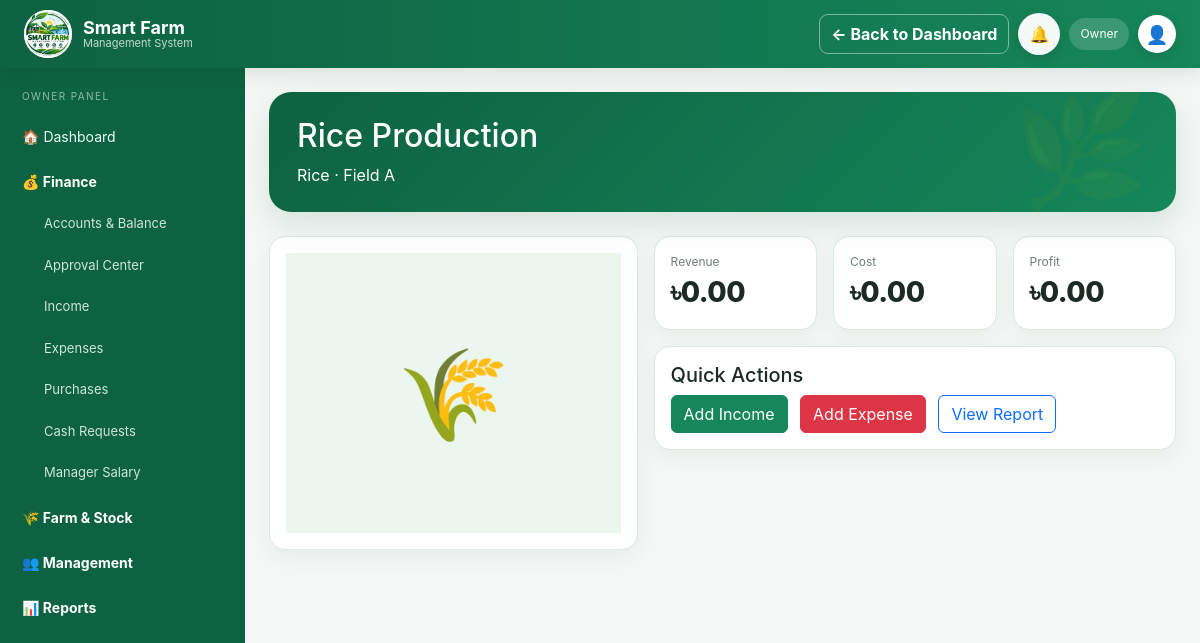
The app's page /admin/farms/view.php?id=2 (signed in) with its own data.
### tables this page shows
CREATE TABLE farms(id INT AUTO_INCREMENT PRIMARY KEY,name VARCHAR(120) NOT NULL,category VARCHAR(120) NOT NULL,location VARCHAR(255),start_date DATE,image VARCHAR(255),status ENUM('active','inactive') DEFAULT 'active',created_at TIMESTAMP DEFAULT CURRENT_TIMESTAMP);

### config/auth.php (called while the page is built, shortened)
<?php
function is_owner()
{
    return !empty($_SESSION['user'])
        && $_SESSION['user']['role'] === 'owner';
}

### admin/farms/view.php (the view, shortened to what this page needs)
<?php
require __DIR__ . "/../../config/database.php";
require __DIR__ . "/../../config/auth.php";
$id = (int) ($_GET['id'] ?? 0);
$st = $pdo->prepare(
    "SELECT *
     FROM farms
     WHERE id=?"
);
$st->execute([$id]);
$farm = $st->fetch();
$st = $pdo->prepare(
    "SELECT COALESCE(SUM(amount),0)
     FROM income
     WHERE farm_id=?"
);
$st->execute([$id]);
$income = (float) $st->fetchColumn();
$st = $pdo->prepare(
    "SELECT COALESCE(SUM(amount),0)
     FROM expenses
     WHERE farm_id=?"
);
$st->execute([$id]);
$expense = (float) $st->fetchColumn();
$profit = $income - $expense;
require __DIR__ . "/../../partials/header.php";
?>
<div class="container-fluid">
    <div class="row">
        <?php
        if (is_owner()) {
            require __DIR__ . "/../../partials/admin_sidebar.php";
        } else {
            require __DIR__ . "/../../partials/manager_sidebar.php";
        }
        ?>
        <div class="col-md-10 p-4">
            <div class="hero-top mb-4">
                <h2>
                    <?= htmlspecialchars($farm['name']) ?>
                </h2>
                <p class="mb-0">
                    <?= htmlspecialchars($farm['category']) ?>
                    ·
                    <?= htmlspecialchars($farm['location']) ?>
                </p>
            </div>
            <div class="row g-3">
                <div class="col-md-5">
                    <div class="cardx p-3">
                        <?php if ($farm['image']): ?>
                            <img
                                class="w-100 rounded"
                                style="height:280px;object-fit:cover"
                                src="/smart_farm_php_v7/uploads/farms/<?= htmlspecialchars($farm['image']) ?>"
                            >
                        <?php else: ?>
                            <div
                                style="
                                    height:280px;
                                    display:flex;
                                    align-items:center;
                                    justify-content:center;
                                    font-size:90px;
                                    background:#eaf6ee
                                "
                            >
                                🌾
                            </div>
                        <?php endif; ?>
                    </div>
                </div>
                <div class="col-md-7">
                    <div class="row g-3">
                        <div class="col-md-4">
                            <div class="cardx p-3">
                                <div class="small-muted">
                                    Revenue
                                </div>
                                <div class="metric">
                                    ৳<?= number_format($income, 2) ?>
                                </div>
                            </div>
                        </div>
                        <div class="col-md-4">
                            <div class="cardx p-3">
                                <div class="small-muted">
                                    Cost
                                </div>
                                <div class="metric">
                                    ৳<?= number_format($expense, 2) ?>
                                </div>
                            </div>
                        </div>
                        <div class="col-md-4">
                            <div class="cardx p-3">
                                <div class="small-muted">
                                    Profit
                                </div>
                                <div class="metric">
                                    ৳<?= number_format($profit, 2) ?>
                                </div>
                            </div>
                        </div>
                        <div class="col-12">
                            <div class="cardx p-3">
                                <h5>
                                    Quick Actions
                                </h5>
                                <a
                                    class="btn btn-success me-2"
                                    href="../income/index.php?farm_id=<?= $farm['id'] ?>"
                                >
                                    Add Income
                                </a>
                                <a
                                    class="btn btn-danger me-2"
                                    href="../expenses/index.php?farm_id=<?= $farm['id'] ?>"
                                >
                                    Add Expense
                                </a>
                                <a
                                    class="btn btn-outline-primary"
                                    href="../reports/index.php?farm_id=<?= $farm['id'] ?>"
                                >
                                    View Report
                                </a>
                            </div>
                        </div>
                    </div>
                </div>
            </div>
        </div>
    </div>
</div>

### assets/css/style.css (style rules this page uses)
:root { --green: #0f6846; --green2: #15865a; --deep: #0b3d2c; --ink: #18332a; --muted: #6e7f77; --bg: #f3f7f4; --line: #dfe9e3; --white: #fff; --danger: #c43b3b; --warn: #b77900; --blue: #2c6dc9; }
* { box-sizing: border-box; }
html { scroll-behavior: smooth; }
body { margin: 0; background: var(--bg); color: var(--ink); font-family: Inter, Segoe UI, Arial, sans-serif; }
.hero-top { background: linear-gradient( 135deg, #0d5a3c, #159363 ); color: #fff; border-radius: 22px; padding: 25px 28px; position: relative; overflow: hidden; box-shadow: 0 12px 30px rgba(15, 104, 70, .13); }
.hero-top:after { content: '🌿'; position: absolute; right: 26px; bottom: -18px; font-size: 110px; opacity: .12; }
.cardx { background: #fff; border: 1px solid #e8efeb; border-radius: 16px; box-shadow: 0 7px 22px rgba(18, 72, 49, .055); }
.metric { font-size: 28px; font-weight: 800; letter-spacing: -.5px; }
.small-muted { font-size: 12px; color: var(--muted); }
.btn-success { background: var(--green); border-color: var(--green); }
.container-fluid > .row > .app-sidebar + .col-md-10, .container-fluid > .row > .app-sidebar + .app-main { flex: 1 1 0 !important; width: auto !important; max-width: none !important; min-width: 0 !important; }
.container-fluid:has(> .row > .app-sidebar) { padding-left: 0 !important; padding-right: 0 !important; }
.container-fluid > .row:has(> .app-sidebar) { --bs-gutter-x: 0; flex-wrap: nowrap !important; margin-left: 0 !important; margin-right: 0 !important; min-height: calc(100vh - 68px); }
.container-fluid > .row:has(> .app-sidebar) > .col-md-10 { padding: 24px !important; overflow-x: hidden; }
body[data-palette="green"] { --ui-accent: #16865b; --ui-accent-dark: #0d6241; --ui-soft: #e8f5ee; --ui-bg: #f4f7f5; --ui-border: #dce8e0; }
body { --green: var(--ui-accent); --green2: var(--ui-accent); --deep: var(--ui-accent-dark); --bg: var(--ui-bg); background: var(--ui-bg) !important; color: var(--ui-text, #1d2b24); transition: background .2s, color .2s; }
.hero-top, .login-brand { background: linear-gradient( 135deg, var(--ui-accent-dark), var(--ui-accent) ) !important; }
.btn-success, .bg-success { background-color: var(--ui-accent) !important; border-color: var(--ui-accent) !important; }
.cardx, .smart-tile, .incident-card, .feature-card, .job-card, .product-card, .page-head { background: var(--ui-panel, #fff) !important; border-color: var(--ui-border) !important; color: var(--ui-text, #1d2b24) !important; }
:root { --ui-accent: #16865b; --ui-accent-dark: #0d6241; --ui-soft: #e8f5ee; --ui-bg: #f4f7f5; --ui-panel: #fff; --ui-text: #1d2b24; --ui-muted: #68766e; --ui-border: #dce8e0; }
body[data-palette] { background: var(--ui-bg) !important; color: var(--ui-text) !important; }
.cardx, .smart-tile, .incident-card, .feature-card, .job-card, .product-card { background: var(--ui-panel) !important; color: var(--ui-text) !important; border-color: var(--ui-border) !important; }
.btn-success { background: var(--ui-accent) !important; border-color: var(--ui-accent) !important; color: #fff !important; }

### records on screen
farms: name "Rice Production", category "Rice", location "Field A"

### other values on screen
$_SESSION['user']['role'] "Owner"
$income "0.00"
$expense "0.00"
$profit "0.00"
